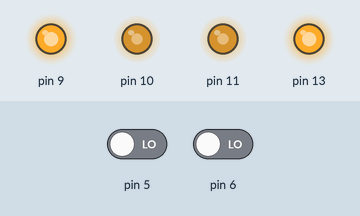
The sketch below on a simulated Arduino Uno, built with avr-gcc and run on an emulated ATmega328P. On the bench: output pins drawn as LEDs (lit = HIGH). The test bench sets the inputs (shaded band); at power-on: pin 6 LOW, pin 5 LOW.

Above: at 1.2 s.
1.3 s: pin 6 driven HIGH
At 1.45 s:
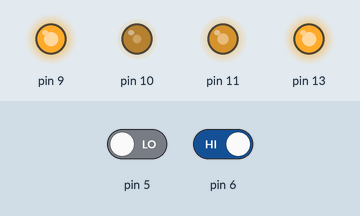
Timing chart, 0 to 1.6 s (numbered marks = the images above; inputs shaded):
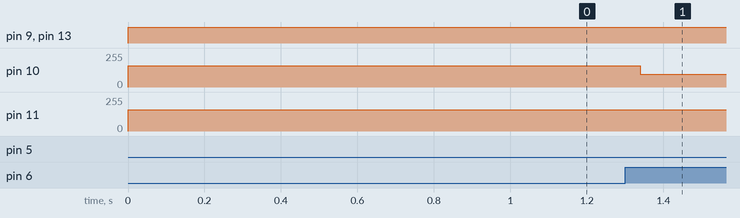

The sketch:

MyCar123.ino
```cpp
#include <mycar.h>

void setup() {
  setupCar();
}

void loop() {
  CheckLines();
}
```
